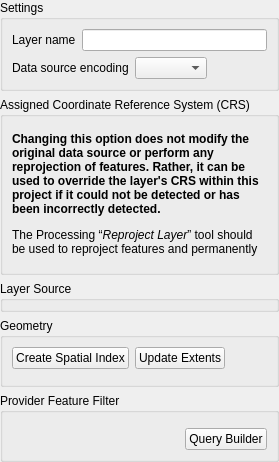
             <widget class="QWidget" name="scrollAreaWidgetContents_4">
              <property name="geometry">
               <rect>
                <x>0</x>
                <y>0</y>
                <width>274</width>
                <height>462</height>
               </rect>
              </property>
              <layout class="QVBoxLayout" name="verticalLayout_9">
               <property name="leftMargin">
                <number>0</number>
               </property>
               <property name="topMargin">
                <number>0</number>
               </property>
               <property name="rightMargin">
                <number>0</number>
               </property>
               <property name="bottomMargin">
                <number>0</number>
               </property>
               <item>
                <widget class="QgsCollapsibleGroupBox" name="groupBox_60">
                 <property name="title">
                  <string>Settings</string>
                 </property>
                 <layout class="QVBoxLayout" name="verticalLayout_260">
                  <item>
                   <layout class="QHBoxLayout" name="horizontalLayout_13">
                    <item>
                     <widget class="QLabel" name="label_6">
                      <property name="text">
                       <string>Layer name</string>
                      </property>
                     </widget>
                    </item>
                    <item>
                     <widget class="QLineEdit" name="mLayerOrigNameLineEdit"/>
                    </item>
                   </layout>
                  </item>
                  <item>
                   <widget class="QFrame" name="mDataSourceEncodingFrame">
                    <property name="frameShape">
                     <enum>QFrame::NoFrame</enum>
                    </property>
                    <property name="frameShadow">
                     <enum>QFrame::Raised</enum>
                    </property>
                    <layout class="QHBoxLayout" name="horizontalLayout_4">
                     <property name="leftMargin">
                      <number>0</number>
                     </property>
                     <property name="topMargin">
                      <number>0</number>
                     </property>
                     <property name="rightMargin">
                      <number>0</number>
                     </property>
                     <property name="bottomMargin">
                      <number>0</number>
                     </property>
                     <item>
                      <widget class="QLabel" name="label_3">
                       <property name="sizePolicy">
                        <sizepolicy hsizetype="Maximum" vsizetype="Preferred">
                         <horstretch>0</horstretch>
                         <verstretch>0</verstretch>
                        </sizepolicy>
                       </property>
                       <property name="text">
                        <string>Data source encoding</string>
                       </property>
                      </widget>
                     </item>
                     <item>
                      <widget class="QComboBox" name="cboProviderEncoding"/>
                     </item>
                     <item>
                      <spacer name="horizontalSpacer_2">
                       <property name="orientation">
                        <enum>Qt::Horizontal</enum>
                       </property>
                       <property name="sizeHint" stdset="0">
                        <size>
                         <width>0</width>
                         <height>20</height>
                        </size>
                       </property>
                      </spacer>
                     </item>
                    </layout>
                   </widget>
                  </item>
                 </layout>
                </widget>
               </item>
               <item>
                <widget class="QgsCollapsibleGroupBox" name="mCrsGroupBox">
                 <property name="focusPolicy">
                  <enum>Qt::StrongFocus</enum>
                 </property>
                 <property name="title">
                  <string>Assigned Coordinate Reference System (CRS)</string>
                 </property>
                 <property name="checkable">
                  <bool>false</bool>
                 </property>
                 <property name="syncGroup" stdset="0">
                  <string notr="true">vectorgeneral</string>
                 </property>
                 <layout class="QVBoxLayout" name="verticalLayout_28">
                  <property name="spacing">
                   <number>6</number>
                  </property>
                  <item>
                   <widget class="QgsProjectionSelectionWidget" name="mCrsSelector" native="true">
                    <property name="focusPolicy">
                     <enum>Qt::StrongFocus</enum>
                    </property>
                   </widget>
                  </item>
                  <item>
                   <widget class="QLabel" name="label_7">
                    <property name="text">
                     <string>&lt;html&gt;&lt;head/&gt;&lt;body&gt;&lt;p&gt;&lt;span style=&quot; font-weight:600;&quot;&gt;Changing this option does not modify the original data source or perform any reprojection of features. Rather, it can be used to override the layer's CRS within this project if it could not be detected or has been incorrectly detected.&lt;/span&gt;&lt;/p&gt;&lt;p&gt;The Processing “&lt;span style=&quot; font-style:italic;&quot;&gt;Reproject Layer&lt;/span&gt;” tool should be used to reproject features and permanently change a data source's CRS.&lt;/p&gt;&lt;/body&gt;&lt;/html&gt;</string>
                    </property>
                    <property name="textFormat">
                     <enum>Qt::RichText</enum>
                    </property>
                    <property name="wordWrap">
                     <bool>true</bool>
                    </property>
                   </widget>
                  </item>
                  <item>
                   <widget class="Line" name="line_2">
                    <property name="orientation">
                     <enum>Qt::Vertical</enum>
                    </property>
                   </widget>
                  </item>
                 </layout>
                </widget>
               </item>
               <item>
                <widget class="QgsCollapsibleGroupBox" name="mSourceGroupBox">
                 <property name="title">
                  <string>Layer Source</string>
                 </property>
                </widget>
               </item>
               <item>
                <widget class="QgsCollapsibleGroupBox" name="mGeomGroupBox">
                 <property name="focusPolicy">
                  <enum>Qt::StrongFocus</enum>
                 </property>
                 <property name="title">
                  <string>Geometry </string>
                 </property>
                 <property name="checkable">
                  <bool>false</bool>
                 </property>
                 <property name="syncGroup" stdset="0">
                  <string notr="true">vectorgeneral</string>
                 </property>
                 <layout class="QVBoxLayout" name="verticalLayout_31">
                  <property name="spacing">
                   <number>6</number>
                  </property>
                  <item>
                   <layout class="QHBoxLayout" name="horizontalLayout_11">
                    <item>
                     <widget class="QPushButton" name="pbnIndex">
                      <property name="text">
                       <string>Create Spatial Index</string>
                      </property>
                     </widget>
                    </item>
                    <item>
                     <widget class="QPushButton" name="pbnUpdateExtents">
                      <property name="text">
                       <string>Update Extents</string>
                      </property>
                     </widget>
                    </item>
                    <item>
                     <spacer name="horizontalSpacer_10">
                      <property name="orientation">
                       <enum>Qt::Horizontal</enum>
                      </property>
                      <property name="sizeHint" stdset="0">
                       <size>
                        <width>40</width>
                        <height>20</height>
                       </size>
                      </property>
                     </spacer>
                    </item>
                   </layout>
                  </item>
                  <item>
                   <widget class="Line" name="line_3">
                    <property name="orientation">
                     <enum>Qt::Vertical</enum>
                    </property>
                   </widget>
                  </item>
                 </layout>
                </widget>
               </item>
               <item>
                <widget class="QgsCollapsibleGroupBox" name="mSubsetGroupBox">
                 <property name="sizePolicy">
                  <sizepolicy hsizetype="Preferred" vsizetype="Preferred">
                   <horstretch>0</horstretch>
                   <verstretch>3</verstretch>
                  </sizepolicy>
                 </property>
                 <property name="title">
                  <string>Provider Feature Filter</string>
                 </property>
                 <layout class="QGridLayout" name="gridLayout_4">
                  <item row="1" column="1">
                   <widget class="QPushButton" name="pbnQueryBuilder">
                    <property name="text">
                     <string>Query Builder</string>
                    </property>
                   </widget>
                  </item>
                  <item row="1" column="0">
                   <spacer>
                    <property name="orientation">
                     <enum>Qt::Horizontal</enum>
                    </property>
                    <property name="sizeType">
                     <enum>QSizePolicy::Expanding</enum>
                    </property>
                    <property name="sizeHint" stdset="0">
                     <size>
                      <width>0</width>
                      <height>21</height>
                     </size>
                    </property>
                   </spacer>
                  </item>
                  <item row="0" column="0" colspan="2">
                   <widget class="QgsCodeEditorSQL" name="txtSubsetSQL" native="true"/>
                  </item>
                 </layout>
                </widget>
               </item>
               <item>
                <spacer name="verticalSpacer_3">
                 <property name="orientation">
                  <enum>Qt::Vertical</enum>
                 </property>
                 <property name="sizeHint" stdset="0">
                  <size>
                   <width>20</width>
                   <height>0</height>
                  </size>
                 </property>
                </spacer>
               </item>
              </layout>
             </widget>
